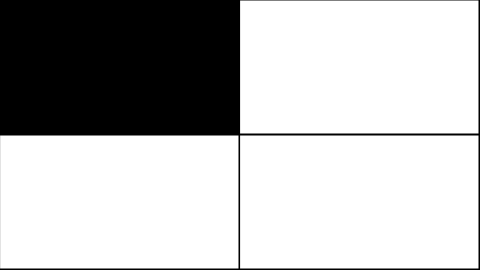
Frame 1 (no input)
Frame 60 (no input): identical to frame 1, image omitted
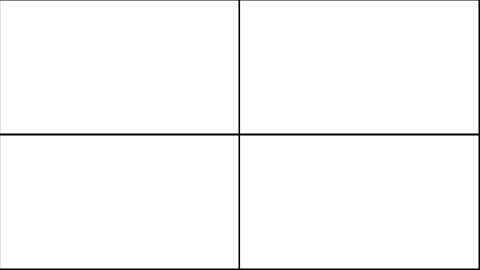
Frame 120 (the mouse pressed at the canvas centre since frame 60)

The p5.js sketch that drew these frames (run headless with seeded random() and noise() and a simulated clock; from frame 60 on, the mouse is pressed at the canvas centre):

// p5.js sketch
// ── sketch.js
// Learning Processing
// Daniel Shiffman
// http://www.learningprocessing.com

// Example 7-4: Using a function that returns a value, distance

function setup() {
  createCanvas(480, 270);
}

function draw() {
  background(0);
  stroke(0);
  // Top left square
  fill(distance(0,0,mouseX,mouseY)); // Our distance function is used to calculate a brightness value for each quadrant. 
                                     // We could use the built-in function dist() instead, but we are learning how to write our own functions.
  rect(0,0,width/2 - 1,height/2 - 1);
  // Top right square
  fill(distance(width,0,mouseX,mouseY));
  rect(width/2,0,width/2 - 1,height/2 - 1);
  // Bottom left square
  fill(distance(0,height,mouseX,mouseY));
  rect(0,height/2,width/2 - 1,height/2 - 1);
  // Bottom right square
  fill(distance(width,height,mouseX,mouseY));
  rect(width/2,height/2,width/2 - 1,height/2 - 1);
}

function distance(x1, y1, x2, y2) {
  var dx = x1 - x2;
  var dy = y1 - y2;
  var d = sqrt(dx*dx + dy*dy);
  return d;
}
